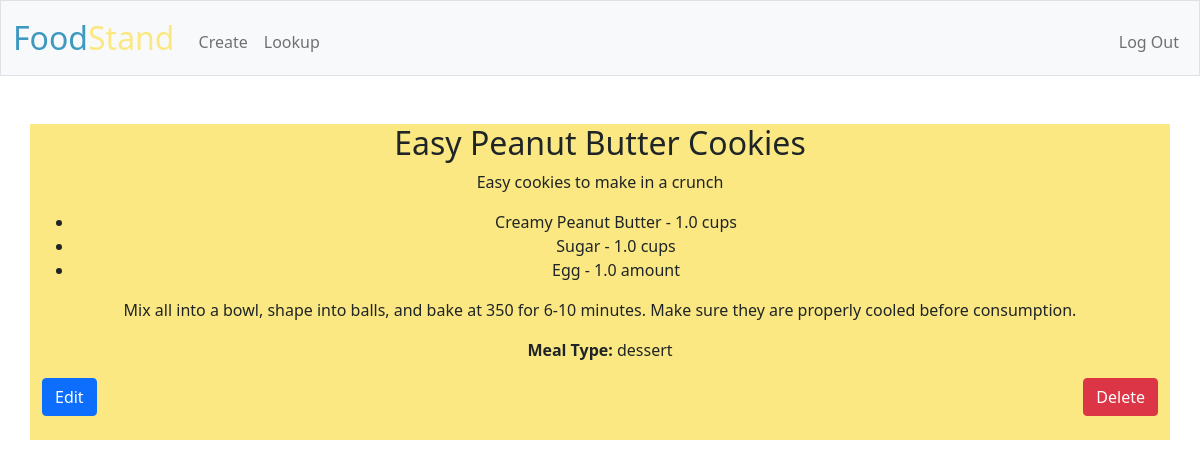
/ (signed in), run on the app's committed database.
### tables this page shows
CREATE TABLE recipes(
recipe_id INTEGER PRIMARY KEY AUTOINCREMENT NOT NULL, creator_id INTEGER NOT NULL,
recipe_name TEXT NOT NULL, recipe_instructions TEXT NOT NULL,
recipe_description TEXT, recipe_type TEXT NOT NULL,
FOREIGN KEY(creator_id) REFERENCES users(user_id));

CREATE TABLE ingredient_data (recipe_id INTEGER NOT NULL, ingredient TEXT NOT NULL,
quantity FLOAT(6) NOT NULL, unit TEXT NOT NULL,
FOREIGN KEY(recipe_id) REFERENCES recipes(recipe_id));

### app.py (the view)
@app.route("/")
@login_required
def index():
    recipes = db.execute("SELECT * FROM recipes WHERE creator_id = ?", session["user_id"])
    for recipe in recipes:
        recipe_id = recipe['recipe_id']
        ingredients = db.execute("SELECT * FROM ingredient_data WHERE recipe_id = ?", recipe_id)
        recipe['ingredients'] = ingredients
    return render_template("index.html", recipes=recipes)

### app.py (called while the page is built)
@app.after_request
def after_request(response):
    response.headers["Cache-Control"] = "no-cache, no-store, must-revalidate"
    response.headers["Expires"] = 0
    response.headers["Pragma"] = "no-cache"
    return response

### helpers.py (called while the page is built)
def login_required(f):
    @wraps(f)
    def decorated_function(*args, **kwargs):
        if session.get("user_id") is None:
            return redirect("/login")
        return f(*args, **kwargs)
    return decorated_function

### templates/index.html (shortened to what this page needs)
{% extends "layout.html" %}
{% block main %}
    {% for recipe in recipes %}
    <div class="container bg-yellow txt-irregular">
        <h2>{{ recipe.recipe_name }}</h2>
        <p>{{ recipe.recipe_description }}</p>
        <ul>
            {% for ingredient in recipe.ingredients %}
                <li>{{ ingredient.ingredient }} - {{ ingredient.quantity }} {{ ingredient.unit }}</li>
            {% endfor %}
        </ul>
        <p>{{ recipe.recipe_instructions }}</p>
        <p><b>Meal Type:</b> {{ recipe.recipe_type }}</p>
            <div class="buttons">
                <form action="/edit" method="post">
                    <button type="submit" class="btn btn-primary">Edit</button>
                </form>
                <form action="/delete" method="post">
                    <button type="submit" class="btn btn-danger">Delete</button>
                </form>
            </div>
        <br>
    </div>
    <br><br>
    {% endfor %}
{% endblock %}

### templates/layout.html (shortened to what this page needs)
<!DOCTYPE html>
<html lang="en">
    <head>
        <link href="https://cdn.jsdelivr.net/npm/bootstrap@5.1.3/dist/css/bootstrap.min.css" rel="stylesheet">
        <link href="/static/styles.css" rel="stylesheet">
    </head>
    <body>
        <nav class="bg-light border navbar navbar-expand-md navbar-light">
            <div class="container-fluid">
                <a class="navbar-brand" href="/"><span class="blue">Food</span><span class="yellow">Stand</span></a>
                <div class="collapse navbar-collapse" id="navbar">
                    {% if session["user_id"] %}
                        <ul class="navbar-nav me-auto mt-2">
                            <li class="nav-item"><a class="nav-link" href="/create">Create</a></li>
                            <li class="nav-item"><a class="nav-link" href="/lookup">Lookup</a></li>
                        </ul>
                        <ul class="navbar-nav ms-auto mt-2">
                            <li class="nav-item"><a class="nav-link" href="/logout">Log Out</a></li>
                        </ul>
                    {% else %}
                        <ul class="navbar-nav ms-auto mt-2">
                            <li class="nav-item"><a class="nav-link" href="/register">Register</a></li>
                            <li class="nav-item"><a class="nav-link" href="/login">Log In</a></li>
                        </ul>
                    {% endif %}
                </div>
            </div>
        </nav>
        <main class="container-fluid py-5 text-center">
            {% block main %}{% endblock %}
        </main>
    </body>
</html>

### static/styles.css (style rules this page uses)
body { background-image: url("FoodImageBackground.webp"); background-size: cover; }
nav .navbar-brand { font-size: xx-large; }
nav .navbar-brand .blue { color: #3e99c0; }
nav .navbar-brand .yellow { color: #fbe882; }
.bg-yellow { background-color: #fbe882; }
.txt-irregular { color: #1f2527; }
.buttons { display: flex; justify-content: space-between; }

### data on the page
recipes: recipe_name "Easy Peanut Butter Cookies", recipe_description "Easy cookies to make in a crunch", recipe_instructions "Mix all into a bowl, shape into balls, and bake at 350 for 6-10 minutes. Make sure they are properly cooled before consumption.", recipe_type "dessert"
ingredient_data: ingredient "Creamy Peanut Butter", quantity "1.0", unit "cups"
ingredient_data: ingredient "Sugar", quantity "1.0", unit "cups"
ingredient_data: ingredient "Egg", quantity "1.0", unit "amount"
